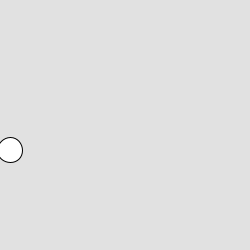
Frame 1 (no input)
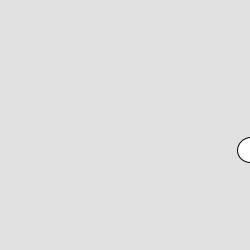
Frame 60 (the mouse pressed at the canvas centre just before this capture)
Frame 120 (the mouse held since frame 60 and released just before this capture): identical to frame 60, image omitted

The Processing sketch that drew these frames (run headless with seeded random() and noise(); from frame 60 on, the mouse is pressed at the canvas centre):

// Processing sketch: exercise_016_01
// ── exercise_016_01.pde
/* Owen Grimm
 
 September 26, 2017
 
exercise_016_01 
 
using a while loop to move the circle across the screen 
 */
int x=10;
void setup() {
  size(250, 250);
 }

void draw () {
        background(225);
        ellipse (x, 150, 25, 25);
    while (x<250) {
      delay(10);
    x++; 

}
}
